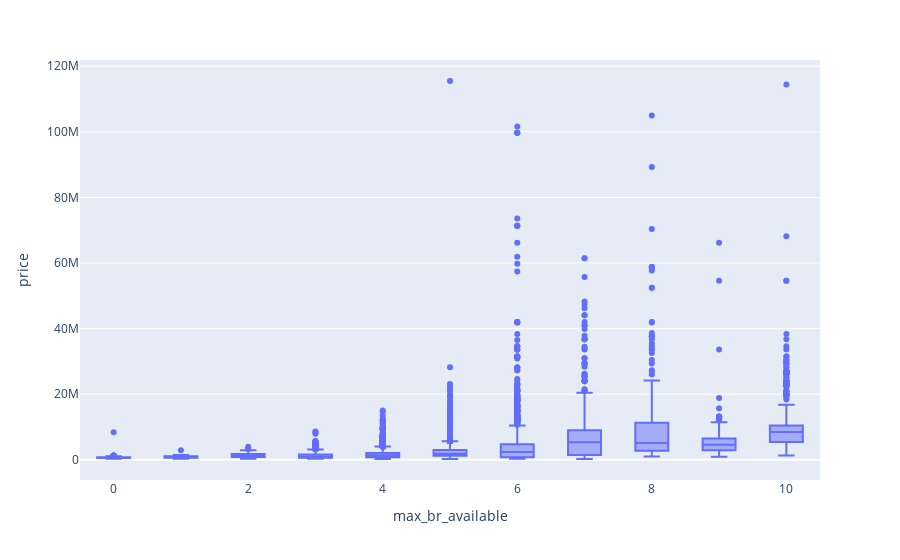

Notebook code for this chart:
### Code cell
fig = px.box(df_.sort_values('price'), x="max_br_available", y="price")
fig.update_xaxes(categoryorder='array',categoryarray = df_.groupby(['max_br_available']).median().sort_values('price').index.to_list())
fig.update_traces(boxpoints='outliers') 
fig.show()

### Figure 1 — Plotly figure (JSON) as saved in the notebook; plotly's stock layout.template omitted (floating-point values rounded to 4 significant figures; data arrays with more than 128 entries replaced by an {"elided": "..."} marker saying what was removed)
{"data": [{"alignmentgroup": "True", "boxpoints": "outliers", "hovertemplate": "max_br_available=%{x}<br>price=%{y}<extra></extra>", "legendgroup": "", "marker": {"color": "#636efa"}, "name": "", "notched": false, "offsetgroup": "", "orientation": "v", "showlegend": false, "type": "box", "x": {"elided": "20146 int values"}, "x0": " ", "xaxis": "x", "y": {"elided": "20146 int values"}, "y0": " ", "yaxis": "y"}], "layout": {"boxmode": "group", "legend": {"tracegroupgap": 0}, "margin": {"t": 60}, "xaxis": {"anchor": "y", "categoryarray": [0, 1, 3, 2, 4, 5, 6, 9, 8, 7, 10], "categoryorder": "array", "domain": [0, 1], "title": {"text": "max_br_available"}}, "yaxis": {"anchor": "x", "domain": [0, 1], "title": {"text": "price"}}}}
